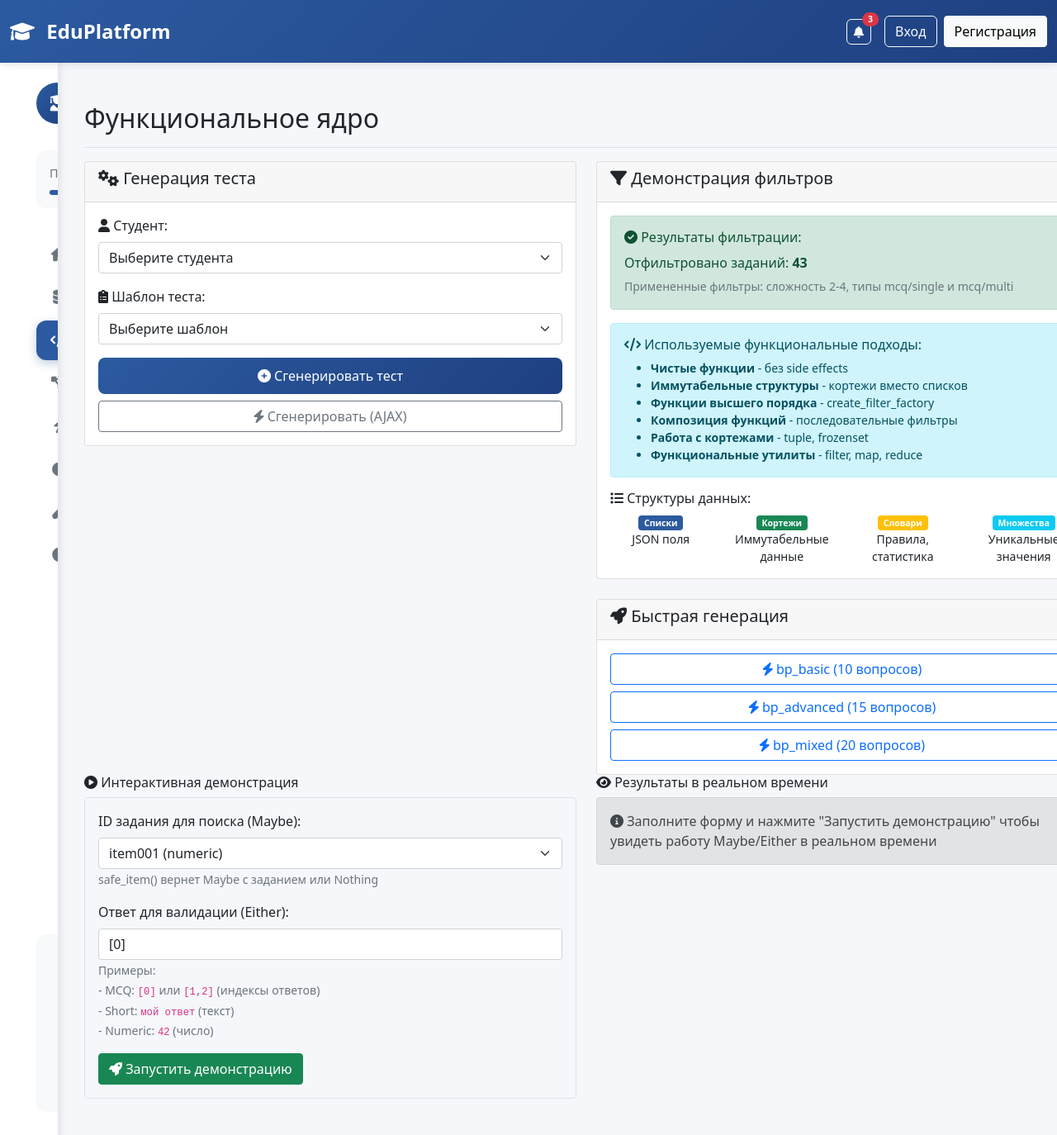
The page /functional/ on the database as committed earlier.
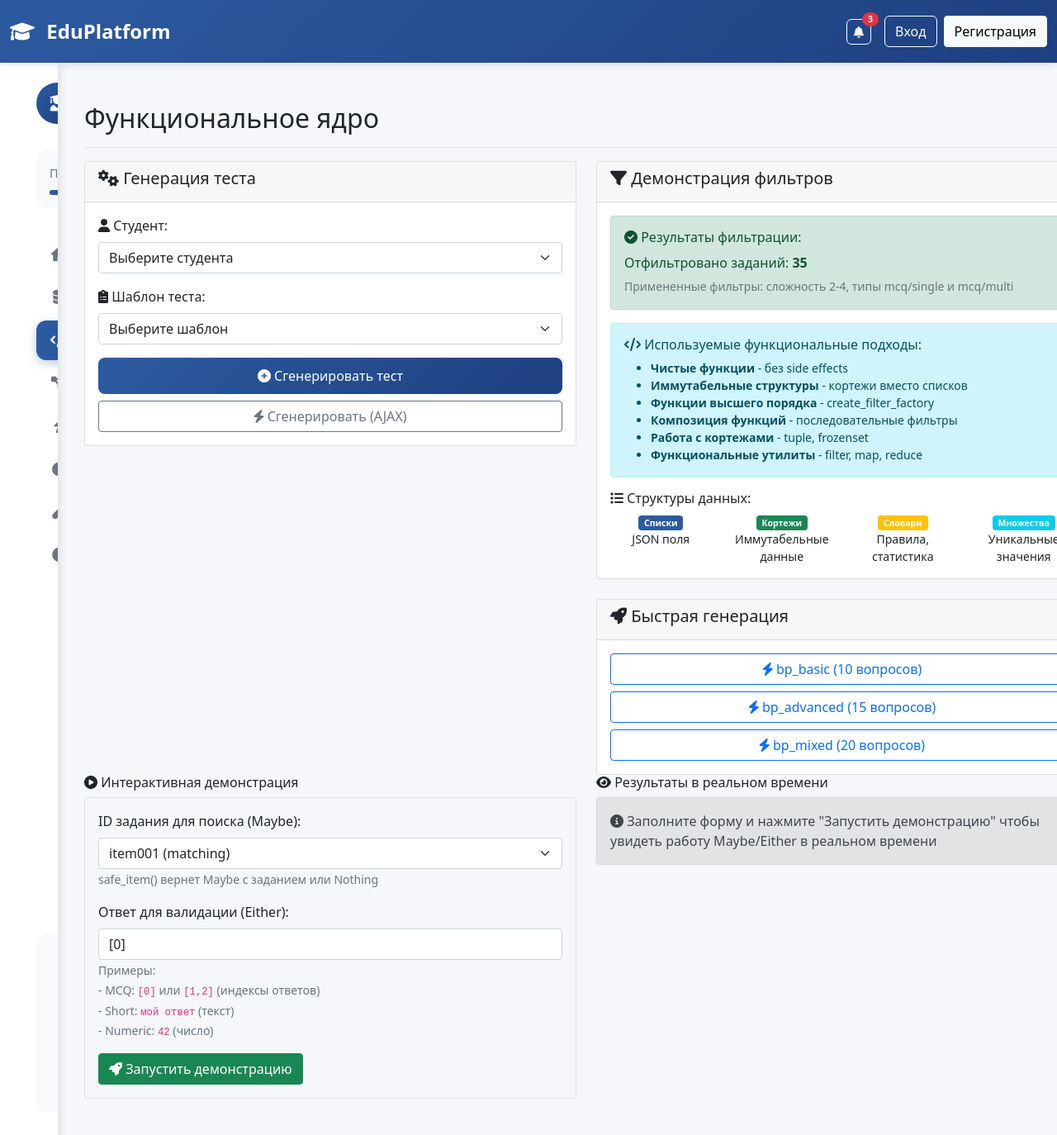
The same page on the database as committed later.
### apps/models.py (models this page shows, shortened)
class QuizBlueprint(models.Model):
    id = models.CharField(max_length=10, primary_key=True)
    lesson = models.ForeignKey(Lesson, on_delete=models.SET_NULL, null=True, blank=True, related_name="blueprints")
    rules = models.JSONField(default=dict)

class Item(models.Model):
    id = models.CharField(max_length=10, primary_key=True)
    TYPE_CHOICES = [
        ("mcq/single", "MCQ Single"),
        ("mcq/multi", "MCQ Multi"),
        ("short", "Short"),
        ("numeric", "Numeric"),
        ("ordering", "Ordering"),
        ("matching", "Matching"),
    ]
    lesson = models.ForeignKey(Lesson, on_delete=models.CASCADE, null=True, blank=True, related_name="items")
    type = models.CharField(max_length=32, choices=TYPE_CHOICES)
    stem = models.TextField()
    options = models.JSONField(default=list)
    answer = models.JSONField(default=list)
    tags = models.JSONField(default=list)
    difficulty = models.IntegerField()

### apps/views.py (the view, shortened to what this page needs)
# urls.py: path('functional/', views.functional_core, name='functional'),
def functional_core(request):
    courses, items, blueprints, users = load_immutable_data()
    student_users = [user for user in users if user.role == 'student']
    functional_patterns_demo = None
    demo_filters = {
        'difficulty_range': (2, 4),
        'types': ('mcq/single', 'mcq/multi')
    }
    filter_func = create_filter_factory(**demo_filters)
    filtered_items = apply_filters(items, filter_func)
    context = {
        'student_users': student_users,
        'blueprints': blueprints,
        'demo_items_count': len(filtered_items),
        'functional_patterns_demo': functional_patterns_demo,
        'all_items': items[:10],  # Показываем первые 10 для демонстрации
        'menu': 'functional'
    }
    return render(request, 'apps/functional.html', context)

### apps/templates/apps/functional.html (shortened to what this page needs)
{% extends 'apps/base.html' %}
{% block content %}
<div class="d-flex justify-content-between flex-wrap flex-md-nowrap align-items-center pt-3 pb-2 mb-3 border-bottom">
    <h1 class="h2">Функциональное ядро</h1>
</div>
<div class="row">
    <div class="col-md-6">
        <div class="card">
            <div class="card-header">
                <h5><i class="fas fa-cogs"></i> Генерация теста</h5>
            </div>
            <div class="card-body">
                <form method="post" id="quizForm">
                    <div class="mb-3">
                        <label class="form-label"><i class="fas fa-user"></i> Студент:</label>
                        <select name="user_id" class="form-select" required>
                            <option value="">Выберите студента</option>
                        </select>
                    </div>
                    <div class="mb-3">
                        <label class="form-label"><i class="fas fa-clipboard-list"></i> Шаблон теста:</label>
                        <select name="blueprint_id" class="form-select" required>
                            <option value="">Выберите шаблон</option>
                        </select>
                    </div>
                    <div class="d-grid gap-2">
                        <button type="submit" class="btn btn-primary">
                            <i class="fas fa-plus-circle"></i> Сгенерировать тест
                        </button>
                        <button type="button" class="btn btn-outline-secondary" id="ajaxGenerate">
                            <i class="fas fa-bolt"></i> Сгенерировать (AJAX)
                        </button>
                    </div>
                </form>
            </div>
        </div>
    </div>
    <div class="col-md-6">
        <div class="card">
            <div class="card-header">
                <h5><i class="fas fa-filter"></i> Демонстрация фильтров</h5>
            </div>
            <div class="card-body">
                <div class="alert alert-success">
                    <h6><i class="fas fa-check-circle"></i> Результаты фильтрации:</h6>
                    <p class="mb-1">Отфильтровано заданий: <strong>{{ demo_items_count }}</strong></p>
                    <small class="text-muted">
                        Примененные фильтры: сложность 2-4, типы mcq/single и mcq/multi
                    </small>
                </div>
                <div class="alert alert-info">
                    <h6><i class="fas fa-code"></i> Используемые функциональные подходы:</h6>
                    <ul class="mb-0 small">
                        <li><strong>Чистые функции</strong> - без side effects</li>
                        <li><strong>Иммутабельные структуры</strong> - кортежи вместо списков</li>
                        <li><strong>Функции высшего порядка</strong> - create_filter_factory</li>
                        <li><strong>Композиция функций</strong> - последовательные фильтры</li>
                        <li><strong>Работа с кортежами</strong> - tuple, frozenset</li>
                        <li><strong>Функциональные утилиты</strong> - filter, map, reduce</li>
                    </ul>
                </div>
                <div class="mt-3">
                    <h6><i class="fas fa-list"></i> Структуры данных:</h6>
                    <div class="row text-center small">
                        <div class="col-3">
                            <span class="badge bg-primary">Списки</span>
                            <div>JSON поля</div>
                        </div>
                        <div class="col-3">
                            <span class="badge bg-success">Кортежи</span>
                            <div>Иммутабельные данные</div>
                        </div>
                        <div class="col-3">
                            <span class="badge bg-warning">Словари</span>
                            <div>Правила, статистика</div>
                        </div>
                        <div class="col-3">
                            <span class="badge bg-info">Множества</span>
                            <div>Уникальные значения</div>
                        </div>
                    </div>
                </div>
            </div>
        </div>
        <div class="card mt-4">
            <div class="card-header">
                <h5><i class="fas fa-rocket"></i> Быстрая генерация</h5>
            </div>
            <div class="card-body">
                <div class="d-grid gap-2">
                    {% for bp in blueprints|slice:":3" %}
                    <button type="button" class="btn btn-outline-primary quick-generate"
                            data-user-id="{{ student_users.0.id }}" data-bp-id="{{ bp.id }}">
                        <i class="fas fa-bolt"></i> {{ bp.id }} ({{ bp.rules.count }} вопросов)
                    </button>
                    {% endfor %}
                </div>
            </div>
        </div>
    </div>
</div>
<div class="row mb-4">
    <div class="col-md-6">
        <h6><i class="fas fa-play-circle"></i> Интерактивная демонстрация</h6>
        <form method="post" class="border p-3 rounded">
            <div class="mb-3">
                <label class="form-label">ID задания для поиска (Maybe):</label>
                <select name="item_id" class="form-select">
                    {% for item in all_items %}
                    <option value="{{ item.id }}">{{ item.id }} ({{ item.type }})</option>
                    {% endfor %}
                </select>
                <small class="text-muted">safe_item() вернет Maybe с заданием или Nothing</small>
            </div>
            <div class="mb-3">
                <label class="form-label">Ответ для валидации (Either):</label>
                <input type="text" name="answer_payload" class="form-control"
                       value="[0]" placeholder="Для MCQ: [0] или [1,2], для short: текст">
                <small class="text-muted">
                    Примеры: <br>
                    - MCQ: <code>[0]</code> или <code>[1,2]</code> (индексы ответов)<br>
                    - Short: <code>мой ответ</code> (текст)<br>
                    - Numeric: <code>42</code> (число)
                </small>
            </div>
            <button type="submit" class="btn btn-success">
                <i class="fas fa-rocket"></i> Запустить демонстрацию
            </button>
        </form>
    </div>
    <div class="col-md-6">
        <h6><i class="fas fa-eye"></i> Результаты в реальном времени</h6>
        {% if functional_patterns_demo %}
        <div class="alert alert-info">
            <h6>Maybe демонстрация:</h6>
            <strong>Поиск задания: {{ functional_patterns_demo.item_id }}</strong><br>
            Результат: <code>{{ functional_patterns_demo.maybe_result }}</code><br>
            {% if functional_patterns_demo.maybe_result.is_just %}
                <span class="badge bg-success">Just - задание найдено!</span><br>
                Тип: {{ functional_patterns_demo.selected_item.type }}<br>
                Сложность: {{ functional_patterns_demo.selected_item.difficulty }}<br>
                Варианты: {{ functional_patterns_demo.selected_item.options|join:", " }}
            {% else %}
                <span class="badge bg-danger">Nothing - задание не найдено!</span>
            {% endif %}
        </div>
        {% if functional_patterns_demo.validation_result %}
        <div class="alert alert-warning">
            <h6>Either демонстрация:</h6>
            <strong>Валидация ответа: "{{ functional_patterns_demo.user_answer }}"</strong><br>
            Результат: <code>{{ functional_patterns_demo.validation_result }}</code><br>
            {% if functional_patterns_demo.validation_result.is_right %}
                <span class="badge bg-success">Right - ответ валиден!</span><br>
                Оценка: <strong>{{ functional_patterns_demo.grading_result.get_or_else }}</strong> баллов
            {% else %}
                <span class="badge bg-danger">Left - ошибка валидации!</span><br>
                Ошибка: {{ functional_patterns_demo.validation_result.get_or_else }}
            {% endif %}
        </div>
        {% endif %}
        {% else %}
        <div class="alert alert-secondary">
            <i class="fas fa-info-circle"></i> Заполните форму и нажмите "Запустить демонстрацию" чтобы увидеть работу Maybe/Either в реальном времени
        </div>
        {% endif %}
    </div>
</div>
{% endblock %}

Rows that differ between the two databases and show on the page:
changed Item: item_id "item001 (numeric)" → "item001 (matching)"
Other text that changed with them:
{{ demo_items_count }}: "43" → "35"
